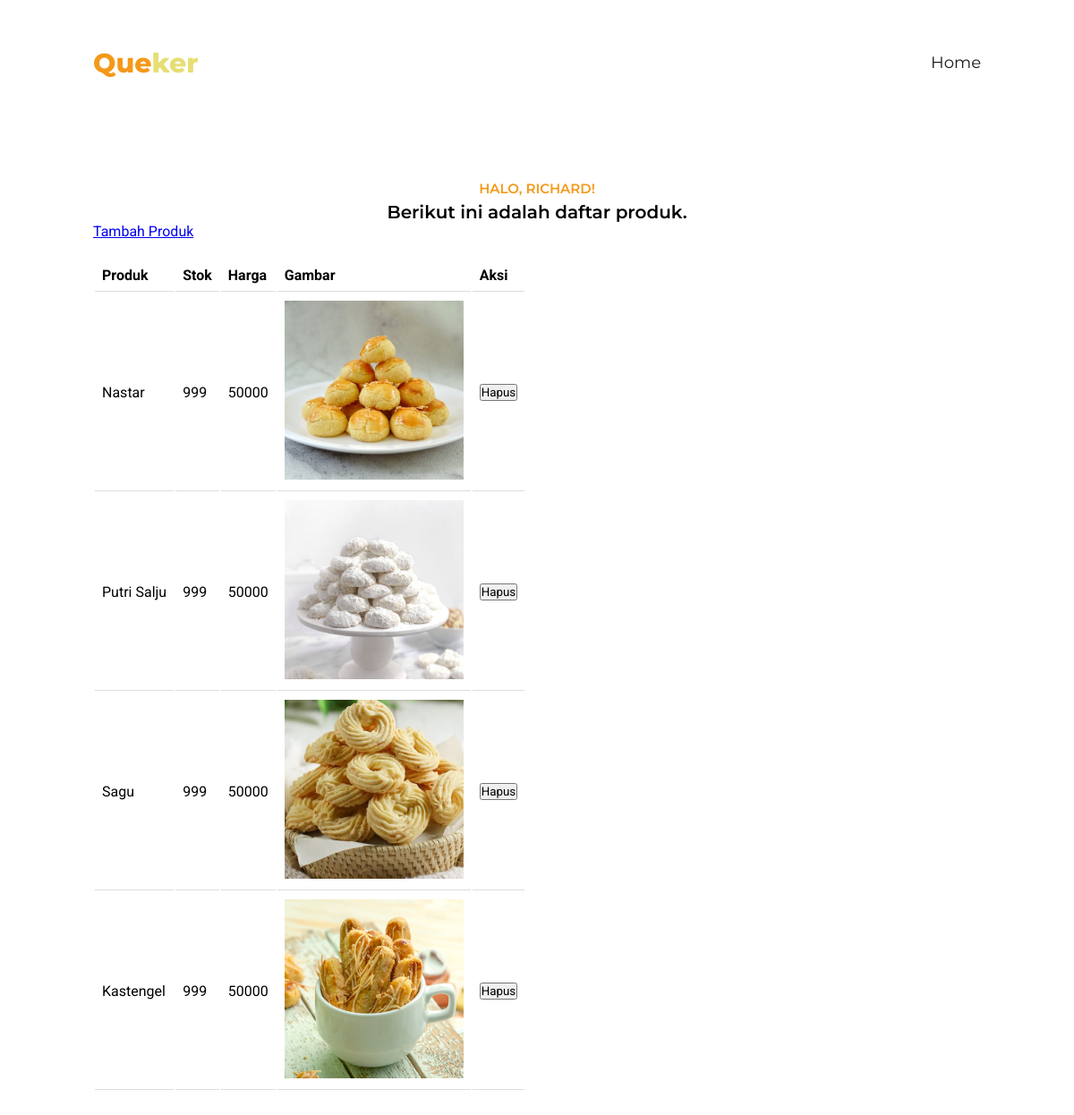
Screenshot of /daftarProduct.php (signed in) with the database file from the repository.
### tables this page shows
CREATE TABLE `products` (
  `product_id` int NOT NULL,
  `name` varchar(255) NOT NULL,
  `stock` varchar(255) NOT NULL,
  `price` int NOT NULL,
  `image` varchar(255) NOT NULL,
  `insert_by` int NOT NULL,
  `insert_at` timestamp NULL DEFAULT CURRENT_TIMESTAMP,
  `updated_at` timestamp NULL DEFAULT CURRENT_TIMESTAMP ON UPDATE CURRENT_TIMESTAMP
);

### app/controller/daftarProductPageController.php (called while the page is built, shortened)
<?php
include("./app/config/database.php");
function getAllProducts() {
    global $conn;
    if ($conn) {
        $sql = "SELECT * FROM products";
        $result = mysqli_query($conn, $sql);
        if ($result && mysqli_num_rows($result) > 0) {
            $data = array();
            while ($row = mysqli_fetch_assoc($result)) {
                $data[] = $row;
            }
            return $data;
        } else {
            echo "there is no data";
            exit();
        }
    } else {
        echo "there is an error";
        exit();
    }
}

### daftarProduct.php (the view, shortened to what this page needs)
<?php
include "./app/controller/authController.php";
include "./app/controller/daftarProductPageController.php";
$products = getAllProducts();
?>
<!DOCTYPE html>
<html lang="en">
    <head>
        <link
            rel="stylesheet"
            href="https://cdnjs.cloudflare.com/ajax/libs/bootstrap-icons/1.10.5/font/bootstrap-icons.min.css"
        />
        <link href="https://cdn.jsdelivr.net/npm/sweetalert2@11.7.5/dist/sweetalert2.min.css" rel="stylesheet">
        <link rel="stylesheet" href="./css/daftarProduct.css" />
    </head>
    <body>
        <header>
            <div class="navbar">
                <div class="container">
                    <div class="navbar-logo">Que<span>ker</span></div>
                    <div class="navbar-wrapper">
                        <div class="navbar-menu">
                            <a href="./admin.php">Home</a>
                        </div>
                    </div>
                </div>
            </div>
        </header>
        <section class="order section-margin" id="order">
            <div class="container">
                <div class="row1">
                    <div class="title-section">
                        <p class="label">Halo, <?php echo $_SESSION['username'] ?>!</p>
                        <h3 class="heading">
                            Berikut ini adalah daftar produk.
                        </h3>
                        <a href="./tambahProduct.php">Tambah Produk</a>
                    </div>
                </div>
                <div class="row2">
                    <div class="table">
                        <table>
                            <thead>
                                <tr>
                                    <th>Produk</th>
                                    <th>Stok</th>
                                    <th>Harga</th>
                                    <th>Gambar</th>
                                    <th>Aksi</th>
                                </tr>
                            </thead>
                            <tbody>
                                <?php
                                    foreach ($products as $item) {
                                        echo '<tr>';
                                        echo '<td>' . $item['name'] . '</td>';
                                        echo '<td>' . $item['stock'] . '</td>';
                                        echo '<td>' . $item['price'] . '</td>';
                                        echo '<td><img src="images/' . $item['image'] . '" alt="" width="200px" /></td>';
                                        echo '<td><form action="" method="POST">';
                                        echo '<button type="submit" name="hapus">Hapus</button></td>';
                                        echo '</tr>';
                                    }
                                ?>
                            </tbody>
                        </table>
                    </div>
                </div>
            </div>
        </section>
    </body>
</html>

### css/daftarProduct.css (style rules this page uses)
:root { --primary-color: #f4991a; --button-color: #5c3c10; --heading-color: #e7de74; --main-font-color: #fff; --navbar-link-color: #1e1818; --heading-font: "Montserrat", sans-serif; --main-font: "Roboto", sans-serif; --bs-breakpoint-xs: 0; --bs-breakpoint-sm: 576px; --bs-breakpoint-md: 768px; --bs-breakpoint-lg: 992px; --bs-breakpoint-xl: 1200px; --bs-breakpoint-xxl: 1400px; }
* { font-family: var(--main-font); margin: 0; padding: 0; box-sizing: border-box; transition: all 0.3s ease-in-out; }
.container { max-width: var(--bs-breakpoint-lg); }
.section-margin { margin-top: 200px; }
.navbar { background-color: white; height: 140px; position: fixed; top: 0; left: 0; right: 0; display: flex; justify-content: center; align-items: center; z-index: 99; }
.navbar .container { margin: auto; width: 100%; display: flex; justify-content: space-between; align-items: center; }
.navbar .navbar-wrapper { display: flex; justify-content: space-between; width: 100%; }
.navbar .navbar-wrapper .navbar-menu { margin-left: auto; }
.navbar .navbar-logo { font-family: var(--heading-font); font-weight: 800; font-size: 30px; color: var(--primary-color); }
.navbar .navbar-logo span { font-family: var(--heading-font); font-weight: 800; font-size: 30px; color: var(--heading-color); }
.navbar .navbar-menu a { font-family: var(--heading-font); font-size: 18px; font-weight: 400; text-decoration: none; color: var(--navbar-link-color); margin-left: 20px; }
.order { padding: 0 20px; }
.order .container { margin: auto; }
.order .row1 .label { text-transform: uppercase; text-align: center; font-size: 15px; font-family: var(--heading-font); font-weight: 600; color: var(--primary-color); }
.order .row1 .heading { margin-top: 5px; text-align: center; font-family: var(--heading-font); font-weight: 600; font-size: 20px; color: var(--black-color); }
.order .container .row2 { margin-top: 20px; display: flex; justify-content: space-between; }
.table { width: 100%; border-collapse: collapse; position: relative; padding: 0; }
.table th, .table td { padding: 8px; text-align: left; border-bottom: 1px solid #ddd; }

### rows the page displays
products: name "Nastar", stock "999", price "50000", image (picture)
products: name "Putri Salju", stock "999", price "50000", image (picture)
products: name "Sagu", stock "999", price "50000", image (picture)
products: name "Kastengel", stock "999", price "50000", image (picture)

### other values shown
$_SESSION['username'] "RICHARD"
